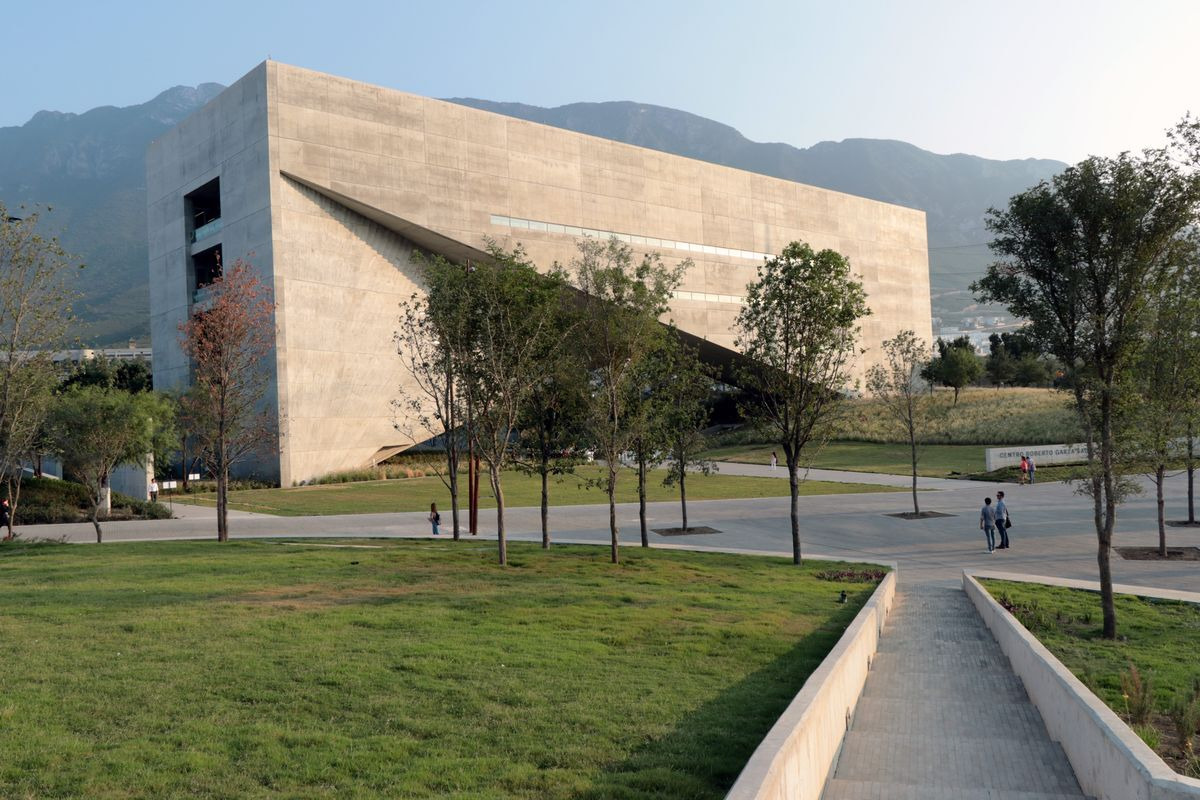
#> input picture Vision/imgs/CRGS.jpeg, 1200 x 800 px
$ python monadic.py
#> lines starting #> are read from the running program, lines starting #| are printed output that depends on the picture; after the words box and inside, x2 and y2 are one past the last pixel; in counts of white or black regions, pixels touching at a corner belong together
import cv2
import numpy as np
import matplotlib.pyplot as plt

originalImage = cv2.imread('imgs/CRGS.jpeg')
#> originalImage is the input picture: shape (800, 1200, 3); mean B, G, R 114.2, 129.5, 127.4
grayImage = cv2.cvtColor(originalImage, cv2.COLOR_BGR2GRAY)
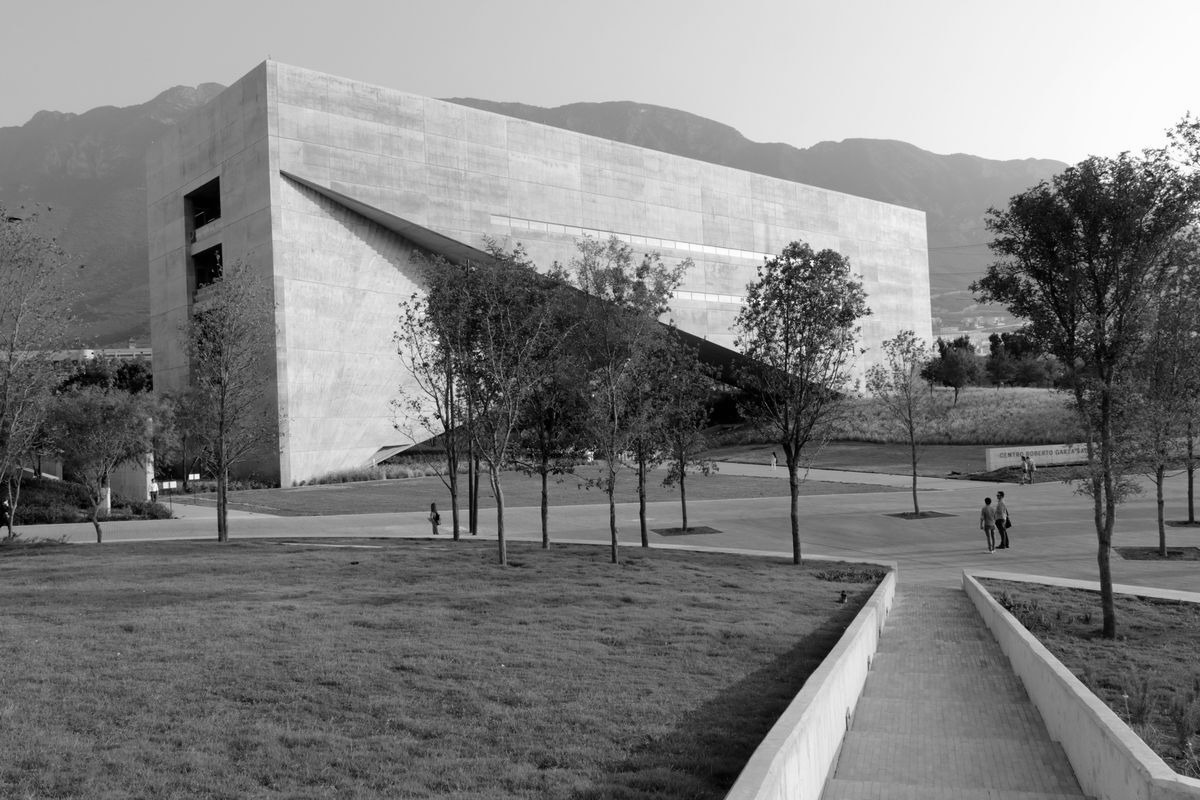
#> grayImage: shape (800, 1200); min 0, max 255, mean 127.1
imageHistogram = cv2.calcHist([grayImage], [0], None, [256], [0, 256])
#> imageHistogram = 256 values, max 8772 at index 112, min 10 at index 255, mean 3750

plt.figure()
plt.subplot(1,3,1)
colorImage = cv2.cvtColor(originalImage, cv2.COLOR_BGR2RGB)
plt.imshow(colorImage)
plt.title("Color Image")
plt.subplot(1,3,2)
#plt.imshow(originalImage)
plt.imshow(grayImage, cmap='gray')
plt.title("Gray Image")
plt.subplot(1,3,3)
plt.hist(grayImage.ravel(), 256, [0, 256])
plt.xlim([0, 256])
plt.tight_layout()
plt.title("Histogram")

binarization = True
if binarization:
    #define the threshold value
    #thresholdValue = 128
    upperThresholdValue = 180
    lowerThresholdValue = 150
    #apply the thresholding
    ret, binaryImage = cv2.threshold(grayImage, lowerThresholdValue, upperThresholdValue, cv2.THRESH_BINARY)
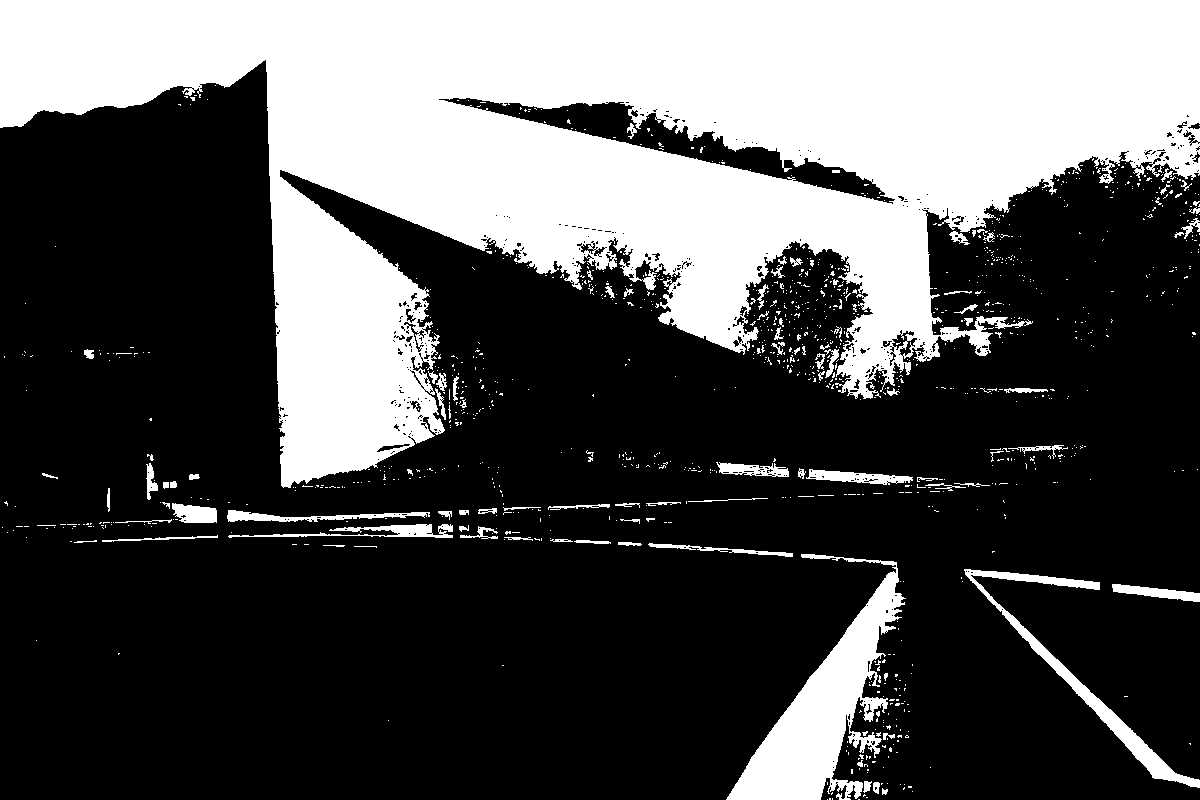
#> binaryImage: shape (800, 1200); values 0 (black) and 180 (white), 32.7% white; 1133 white regions (1031 under 20 px), largest, box (x1, y1, x2, y2) and area: (0, 0, 1200, 488) 280221, (726, 554, 906, 800) 14962, (964, 569, 1200, 788) 4254
#> ret = 150
    #display the binary image
    plt.figure(2)
    plt.imshow(binaryImage, cmap='gray')
    plt.title("Binary Image")
    saveImage = False
    if saveImage:
        fileName = "imgs/binaryImage.png"
        cv2.imwrite(fileName, binaryImage)
        print(f"Image saved as {fileName}")

    invertedBinaryImage = True


plt.axis('off')
plt.show()
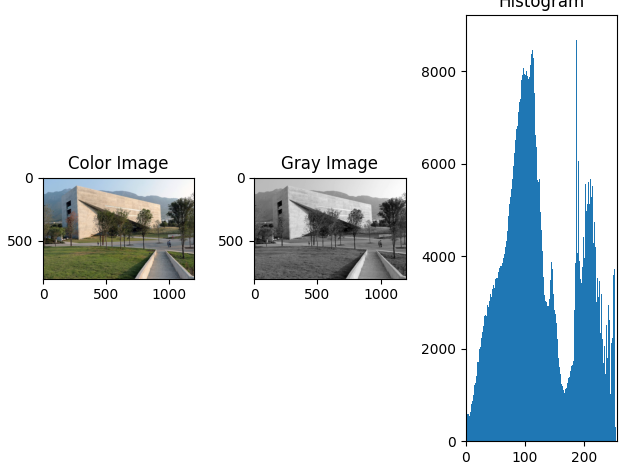
#> figure drawn by matplotlib, 3 panels; panel 3: tallest bar 8772 high, from x = 112 to 113
